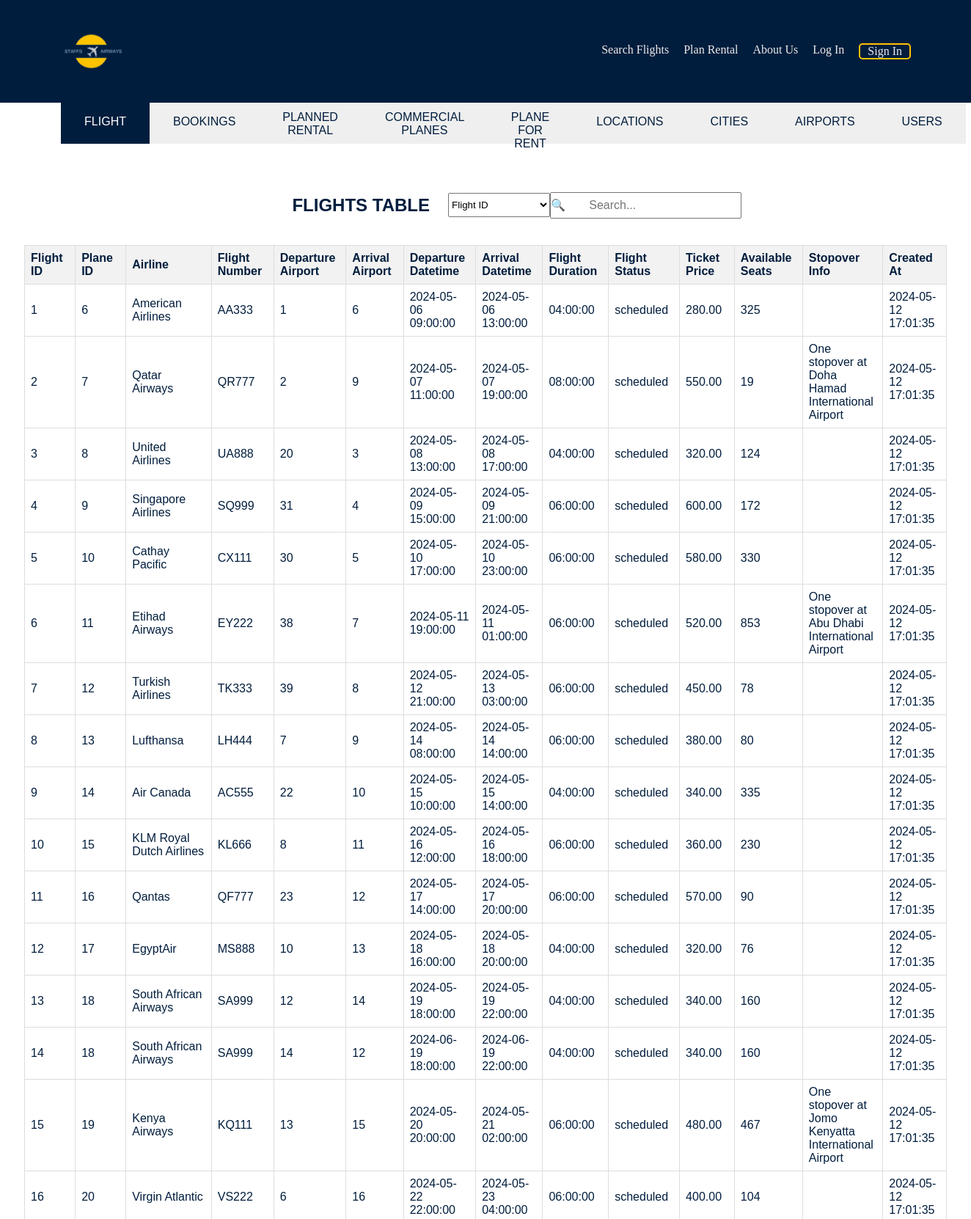
Screenshot of /ProjetStaff3/Projet/admin/home.php (upper part) with the database file from the repository.
### tables this page shows
CREATE TABLE `Flights` (
  `flight_id` int(11) NOT NULL,
  `plane_id` int(11) NOT NULL,
  `airline` varchar(255) NOT NULL,
  `flight_number` varchar(255) NOT NULL,
  `departure_airport`  int NOT NULL,
  `arrival_airport`  int NOT NULL,
  `departure_datetime` datetime NOT NULL,
  `arrival_datetime` datetime NOT NULL,
  `flight_duration` time DEFAULT NULL,
   flight_status ENUM('scheduled', 'ongoing', 'delayed', 'cancelled', 'completed') DEFAULT 'scheduled',
  `ticket_price` decimal(10,2) DEFAULT NULL,
  `available_seats` int(11) DEFAULT NULL,
  `stopover_info` text DEFAULT NULL,
  `created_at` timestamp NOT NULL DEFAULT current_timestamp(),
   FOREIGN KEY (`plane_id`) REFERENCES `Commercial_plane`(`plane_id`),
   FOREIGN KEY (`departure_airport`) REFERENCES `Airports`(`airport_id`),
  FOREIGN KEY (`arrival_airport`) REFERENCES `Airports`(`airport_id`)
);

### ProjetStaff3/Projet/admin/home.php (the view, shortened to what this page needs)
<?php
global $base;
?>
<!DOCTYPE html>
<html lang="fr">
<head>
  <link rel="stylesheet" href="../css/home.css">
  <link rel="stylesheet" href="../css/aide.css">
</head>
<body>
  <header>
    <nav class="navbar">
      <div class="container">
        <img src="../image/aircraft-removebg-preview.png" alt="Airline Management Logo" class="logo">
        <ul class="nav-links">
          <li><a href="home.php">Search Flights</a></li>
          <li><a href="aircraft.php">Plan Rental</a></li>
          <li><a href="aboutUs.php">About Us</a></li>
          <?php
          if (isset($_SESSION['user_id'])) {
            echo "<li><a href=\"\">Profile</a></li>";
            if ($_SESSION['admin_id'] == 1) {
              echo "<li><a href=\"\">Admin</a></li>";
            }
            echo "<li><a href=\"Logout.php\">Logout</a></li>";
          } else {
            echo "<li><a href=\"Login.php\">Log In</a></li>
                          <li id=\"sign-in\"><a href=\"Registration.php\">Sign In</a></li>";
          }
          ?>
        </ul>
      </div>
    </nav>
  </header>
  <section class="corps">
    <section class="head">
      <button class="button clicked" id="bouton_flights">FLIGHT</button>
      <button class="button" id="bouton_bookings">BOOKINGS</button>
      <button class="button" id="bouton_rent_bookings">PLANNED RENTAL</button>
      <button class="button" id="bouton_commercial_planes">COMMERCIAL PLANES</button>
      <button class="button" id="bouton_planes_rent">PLANE FOR RENT</button>
      <button class="button" id="bouton_locations">LOCATIONS</button>
      <button class="button" id="bouton_cities">CITIES</button>
      <button class="button" id="bouton_airports">AIRPORTS</button>
      <button class="button" id="bouton_users">USERS</button>
    </section>
    <div class="management" id="page_flights" style="display: block;" >
      <div class="header-container">
        <h2>FLIGHTS TABLE</h2>
        <div class="search-container">
          <select id="searchColumn"></select>
          <input type="text" id="searchInput" name="search" onkeyup="searchTable()" placeholder="       Search...">
          <span class="search-icon" id="search-icon_flights">&#128269;</span>
        </div>
      </div>
      <table id='flightTable'>
        <tr>
          <th style="width: 90px; min-height: 50px;">Flight ID</th>
          <th style="width: 94px; min-height: 50px;">Plane ID</th>
          <th style="width: 115px; min-height: 50px;">Airline</th>
          <th style="width: 102px; min-height: 50px;">Flight Number</th>
          <th style="width: 108px; min-height: 50px;">Departure Airport</th>
          <th style="width: 97px; min-height: 50px;">Arrival Airport</th>
          <th style="width: 108px; min-height: 50px;">Departure Datetime</th>
          <th style="width: 104px; min-height: 50px;">Arrival Datetime</th>
          <th style="width: 104px; min-height: 50px;">Flight Duration</th>
          <th style="width: 107px; min-height: 50px;">Flight Status</th>
          <th style="width: 97px; min-height: 50px;">Ticket Price</th>
          <th style="width: 104px; min-height: 50px;">Available Seats</th>
          <th style="width: 112px; min-height: 50px;">Stopover Info</th>
          <th style="width: 102px; min-height: 50px;">Created At</th>
        </tr>
        <?php
        try {
          $sql = "SELECT * FROM Flights";
          $stmt = $base->query($sql);
          if ($stmt->rowCount() > 0) {
            while ($row = $stmt->fetch(PDO::FETCH_ASSOC)) {
              echo "<tr>";
              foreach ($row as $value) {
                echo "<td>" . $value . "</td>";
              }
              echo "</tr>";
            }
          } else {
            echo "<tr><td colspan='14'>No data found</td></tr>";
          }
        } catch (PDOException $e) {
          echo "Erreur : " . $e->getMessage();
        }
        ?>
      </table>
    </div>
  </section>
</body>
</html>

### ProjetStaff3/Projet/css/home.css (style rules this page uses)
body { font-family: Arial, sans-serif; }
.navbar { background-color: #001d3d; color: #ffc300; padding: 10px 0; position: fixed; top: 0; width: 100%; z-index: 1000; }
.container { display: flex; justify-content: space-between; align-items: center; max-width: 1200px; margin: 0 auto; padding: 0 20px; }
.logo { width: 120px; height: auto; }
.nav-links { list-style: none; display: flex; }
.nav-links li { margin-right: 20px; }
.nav-links li a { text-decoration: none; color: #EBEBEB; font-family: 'Times New Roman', Times, serif, sans-serif; }
#sign-in { border: 2px solid #ffc300; padding: 0.15px 10px; border-radius: 5px; }
body { font-family: Arial, sans-serif; margin: 0; padding: 0; }

### ProjetStaff3/Projet/css/aide.css (style rules this page uses)
.corps { color: #001d3d; width: 95%; text-align: center; margin: 0 auto; }
.head { display: flex; align-items: flex-start; padding: 50px; margin-top: 86px; }
.button { border: none; color: #001d3d; padding: 15px 32px; text-align: center; text-decoration: none; font-size: 16px; cursor: pointer; height: 60px; }
.button:hover, .button.clicked { background-color: #001d3d; color: white; }
.management { margin-top: 0px; }
table { border-collapse: collapse; width: 100%; }
th, td { border: 1px solid #dddddd; text-align: left; padding: 8px; }
th { background-color: #f2f2f2; }
h2 { text-align: center; }
.search-container { display: flex; align-items: center; width: 400px; position: relative; width: 25%; margin-left: 2%; }
#searchColumn, #searchBookings, #searchRentBook { height: 33px; }
#searchInput { flex: 1; padding-right: 30px; height: 30px; font-size: 16px; padding-left: 20px; }
.search-icon { font-size: 16px; position: absolute; cursor: pointer; z-index: 1; }
#search-icon_flights { left: 140px; }
.header-container { display: flex; justify-content: center; align-items: center; text-align: center; margin-bottom: 20px; }

### rows the page displays
flights: value "1", value "6", airline "American Airlines", flight_number "AA333", departure_datetime "2024-05-06 09:00:00", arrival_datetime "2024-05-06 13:00:00", flight_duration "04:00:00", flight_status "scheduled", ticket_price "280.00", available_seats "325", created_at "2024-05-12 17:01:35"
flights: value "2", plane "7", airline "Qatar Airways", flight_number "QR777", arrival_airport "9", departure_datetime "2024-05-07 11:00:00", arrival_datetime "2024-05-07 19:00:00", flight_duration "08:00:00", flight_status "scheduled", ticket_price "550.00", available_seats "19", stopover_info "One stopover at Doha Hamad International Airport", created_at "2024-05-12 17:01:35"
flights: value "3", plane "8", airline "United Airlines", flight_number "UA888", departure_airport "20", departure_datetime "2024-05-08 13:00:00", arrival_datetime "2024-05-08 17:00:00", flight_duration "04:00:00", flight_status "scheduled", ticket_price "320.00", available_seats "124", created_at "2024-05-12 17:01:35"
flights: value "4", plane "9", airline "Singapore Airlines", flight_number "SQ999", departure_airport "31", departure_datetime "2024-05-09 15:00:00", arrival_datetime "2024-05-09 21:00:00", flight_duration "06:00:00", flight_status "scheduled", ticket_price "600.00", available_seats "172", created_at "2024-05-12 17:01:35"
flights: value "5", plane "10", airline "Cathay Pacific", flight_number "CX111", departure_airport "30", departure_datetime "2024-05-10 17:00:00", arrival_datetime "2024-05-10 23:00:00", flight_duration "06:00:00", flight_status "scheduled", ticket_price "580.00", available_seats "330", created_at "2024-05-12 17:01:35"
flights: flight_id "6", plane "11", airline "Etihad Airways", flight_number "EY222", departure_airport "38", arrival_airport "7", departure_datetime "2024-05-11 19:00:00", arrival_datetime "2024-05-11 01:00:00", flight_duration "06:00:00", flight_status "scheduled", ticket_price "520.00", available_seats "853", stopover_info "One stopover at Abu Dhabi International Airport", created_at "2024-05-12 17:01:35"
flights: flight_id "7", plane "12", airline "Turkish Airlines", flight_number "TK333", departure_airport "39", arrival_airport "8", departure_datetime "2024-05-12 21:00:00", arrival_datetime "2024-05-13 03:00:00", flight_duration "06:00:00", flight_status "scheduled", ticket_price "450.00", available_seats "78", created_at "2024-05-12 17:01:35"
flights: flight_id "8", plane "13", airline "Lufthansa", flight_number "LH444", departure_airport "7", arrival_airport "9", departure_datetime "2024-05-14 08:00:00", arrival_datetime "2024-05-14 14:00:00", flight_duration "06:00:00", flight_status "scheduled", ticket_price "380.00", available_seats "80", created_at "2024-05-12 17:01:35"
flights: flight_id "9", plane "14", airline "Air Canada", flight_number "AC555", departure_airport "22", arrival_airport "10", departure_datetime "2024-05-15 10:00:00", arrival_datetime "2024-05-15 14:00:00", flight_duration "04:00:00", flight_status "scheduled", ticket_price "340.00", available_seats "335", created_at "2024-05-12 17:01:35"
flights: flight_id "10", plane "15", airline "KLM Royal Dutch Airlines", flight_number "KL666", departure_airport "8", arrival_airport "11", departure_datetime "2024-05-16 12:00:00", arrival_datetime "2024-05-16 18:00:00", flight_duration "06:00:00", flight_status "scheduled", ticket_price "360.00", available_seats "230", created_at "2024-05-12 17:01:35"
flights: flight_id "11", plane "16", airline "Qantas", flight_number "QF777", departure_airport "23", arrival_airport "12", departure_datetime "2024-05-17 14:00:00", arrival_datetime "2024-05-17 20:00:00", flight_duration "06:00:00", flight_status "scheduled", ticket_price "570.00", available_seats "90", created_at "2024-05-12 17:01:35"
flights: flight_id "12", plane "17", airline "EgyptAir", flight_number "MS888", departure_airport "10", arrival_airport "13", departure_datetime "2024-05-18 16:00:00", arrival_datetime "2024-05-18 20:00:00", flight_duration "04:00:00", flight_status "scheduled", ticket_price "320.00", available_seats "76", created_at "2024-05-12 17:01:35"
flights: flight_id "13", plane "18", airline "South African Airways", flight_number "SA999", departure_airport "12", arrival_airport "14", departure_datetime "2024-05-19 18:00:00", arrival_datetime "2024-05-19 22:00:00", flight_duration "04:00:00", flight_status "scheduled", ticket_price "340.00", available_seats "160", created_at "2024-05-12 17:01:35"
flights: value "14", plane "18", airline "South African Airways", flight_number "SA999", arrival_airport "12", departure_datetime "2024-06-19 18:00:00", arrival_datetime "2024-06-19 22:00:00", flight_duration "04:00:00", flight_status "scheduled", ticket_price "340.00", available_seats "160", created_at "2024-05-12 17:01:35"
flights: value "15", plane "19", airline "Kenya Airways", flight_number "KQ111", departure_airport "13", departure_datetime "2024-05-20 20:00:00", arrival_datetime "2024-05-21 02:00:00", flight_duration "06:00:00", flight_status "scheduled", ticket_price "480.00", available_seats "467", stopover_info "One stopover at Jomo Kenyatta International Airport", created_at "2024-05-12 17:01:35"
flights: value "16", plane "20", airline "Virgin Atlantic", flight_number "VS222", departure_airport "6", departure_datetime "2024-05-22 22:00:00", arrival_datetime "2024-05-23 04:00:00", flight_duration "06:00:00", flight_status "scheduled", ticket_price "400.00", available_seats "104", created_at "2024-05-12 17:01:35"
